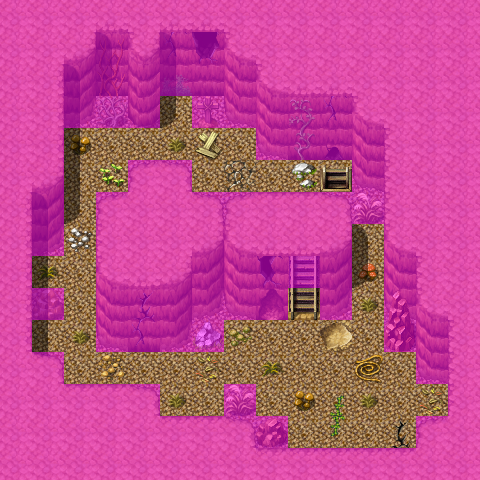

The image is a tile-based game level rendered from a .tmx file. Its description and source (layers, tilesets, objects; grid data summarised) follow:
An orthogonal 15x15 tile map with 32x32 px tiles, 4 tile layers (Ground, Objects, Above, Walkable), 20 tilesets and 9 objects (7x spawn, 2x mapchange).

<map version="1.0" orientation="orthogonal" width="15" height="15" tilewidth="32" tileheight="32">
    <tileset firstgid="1" name="map_25" tilewidth="32" tileheight="32">
        <image source="../drawable/map_25.png" />
    </tileset>
    <tileset firstgid="65" name="map_21" tilewidth="32" tileheight="32">
        <image source="../drawable/map_21.png" />
    </tileset>
    <tileset firstgid="129" name="map_0" tilewidth="32" tileheight="32">
        <image source="../drawable/map_0.png" />
    </tileset>
    <tileset firstgid="193" name="map_26" tilewidth="32" tileheight="32">
        <image source="../drawable/map_26.png" />
    </tileset>
    <tileset firstgid="257" name="map_35" tilewidth="32" tileheight="32">
        <image source="../drawable/map_35.png" />
    </tileset>
    <tileset firstgid="321" name="map_1" tilewidth="32" tileheight="32">
        <image source="../drawable/map_1.png" />
    </tileset>
    <tileset firstgid="385" name="map_18" tilewidth="32" tileheight="32">
        <image source="../drawable/map_18.png" />
    </tileset>
    <tileset firstgid="449" name="map_6" tilewidth="32" tileheight="32">
        <image source="../drawable/map_6.png" />
    </tileset>
    <tileset firstgid="513" name="map_3" tilewidth="32" tileheight="32">
        <image source="../drawable/map_3.png" />
    </tileset>
    <tileset firstgid="577" name="map_7" tilewidth="32" tileheight="32">
        <image source="../drawable/map_7.png" />
    </tileset>
    <tileset firstgid="641" name="map_4" tilewidth="32" tileheight="32">
        <image source="../drawable/map_4.png" />
    </tileset>
    <tileset firstgid="705" name="map_2" tilewidth="32" tileheight="32">
        <image source="../drawable/map_2.png" />
    </tileset>
    <tileset firstgid="769" name="map_27" tilewidth="32" tileheight="32">
        <image source="../drawable/map_27.png" />
    </tileset>
    <tileset firstgid="833" name="map_17" tilewidth="32" tileheight="32">
        <image source="../drawable/map_17.png" />
    </tileset>
    <tileset firstgid="897" name="map_5" tilewidth="32" tileheight="32">
        <image source="../drawable/map_5.png" />
    </tileset>
    <tileset firstgid="961" name="map_9" tilewidth="32" tileheight="32">
        <image source="../drawable/map_9.png" />
    </tileset>
    <tileset firstgid="1025" name="map_19" tilewidth="32" tileheight="32">
        <image source="../drawable/map_19.png" />
    </tileset>
    <tileset firstgid="1089" name="map_10" tilewidth="32" tileheight="32">
        <image source="../drawable/map_10.png" />
    </tileset>
    <tileset firstgid="1153" name="map_8" tilewidth="32" tileheight="32">
        <image source="../drawable/map_8.png" />
    </tileset>
    <tileset firstgid="1217" name="map_34" tilewidth="32" tileheight="32">
        <image source="../drawable/map_34.png" />
    </tileset>
    <layer name="Ground" width="15" height="15">
        <data>[225 cells, 225 non-empty, 16 distinct tile ids]</data>
    </layer>
    <layer name="Objects" width="15" height="15">
        <data>[225 cells, 71 non-empty, 43 distinct tile ids]</data>
    </layer>
    <layer name="Above" width="15" height="15">
        <data>[225 cells, 19 non-empty, 5 distinct tile ids]</data>
    </layer>
    <layer name="Walkable" width="15" height="15">
        <data>[225 cells, 172 non-empty, 1 distinct tile ids]</data>
    </layer>
    <objectgroup name="Mapevents">
        <object name="up lodar12cave0" type="mapchange" x="288" y="288" width="32" height="32">
            <properties>
                <property name="map" value="lodar12" />
                <property name="place" value="down lodar12" />
            </properties>
        </object>
        <object name="down lodar12cave0" type="mapchange" x="320" y="160" width="32" height="32">
            <properties>
                <property name="map" value="lodar12cave1" />
                <property name="place" value="up south" />
            </properties>
        </object>
    </objectgroup>
    <objectgroup name="Spawn">
        <object name="cryptmist1" type="spawn" x="128" y="128" width="32" height="32">
            <properties>
                <property name="spawngroup" value="cryptmist1" />
            </properties>
        </object>
        <object name="cryptmist2" type="spawn" x="256" y="160" width="32" height="32">
            <properties>
                <property name="spawngroup" value="cryptmist2" />
            </properties>
        </object>
        <object name="cryptmist1_1" type="spawn" x="64" y="192" width="32" height="64">
            <properties>
                <property name="spawngroup" value="cryptmist1" />
            </properties>
        </object>
        <object name="cryptmist1_2" type="spawn" x="96" y="352" width="64" height="32">
            <properties>
                <property name="spawngroup" value="cryptmist1" />
            </properties>
        </object>
        <object name="cryptmist2_1" type="spawn" x="32" y="256" width="64" height="32">
            <properties>
                <property name="quantity" value="2" />
                <property name="spawngroup" value="cryptmist2" />
            </properties>
        </object>
        <object name="cryptmist1_3" type="spawn" x="160" y="320" width="288" height="128">
            <properties>
                <property name="spawngroup" value="cryptmist1" />
            </properties>
        </object>
    </objectgroup>
    <objectgroup name="Spawn_bats" visible="0">
        <object name="cavebat1" type="spawn" x="32" y="96" width="416" height="352">
            <properties>
                <property name="quantity" value="5" />
                <property name="spawngroup" value="cavebat1" />
            </properties>
        </object>
    </objectgroup>
    <objectgroup name="Keys" />
</map>
